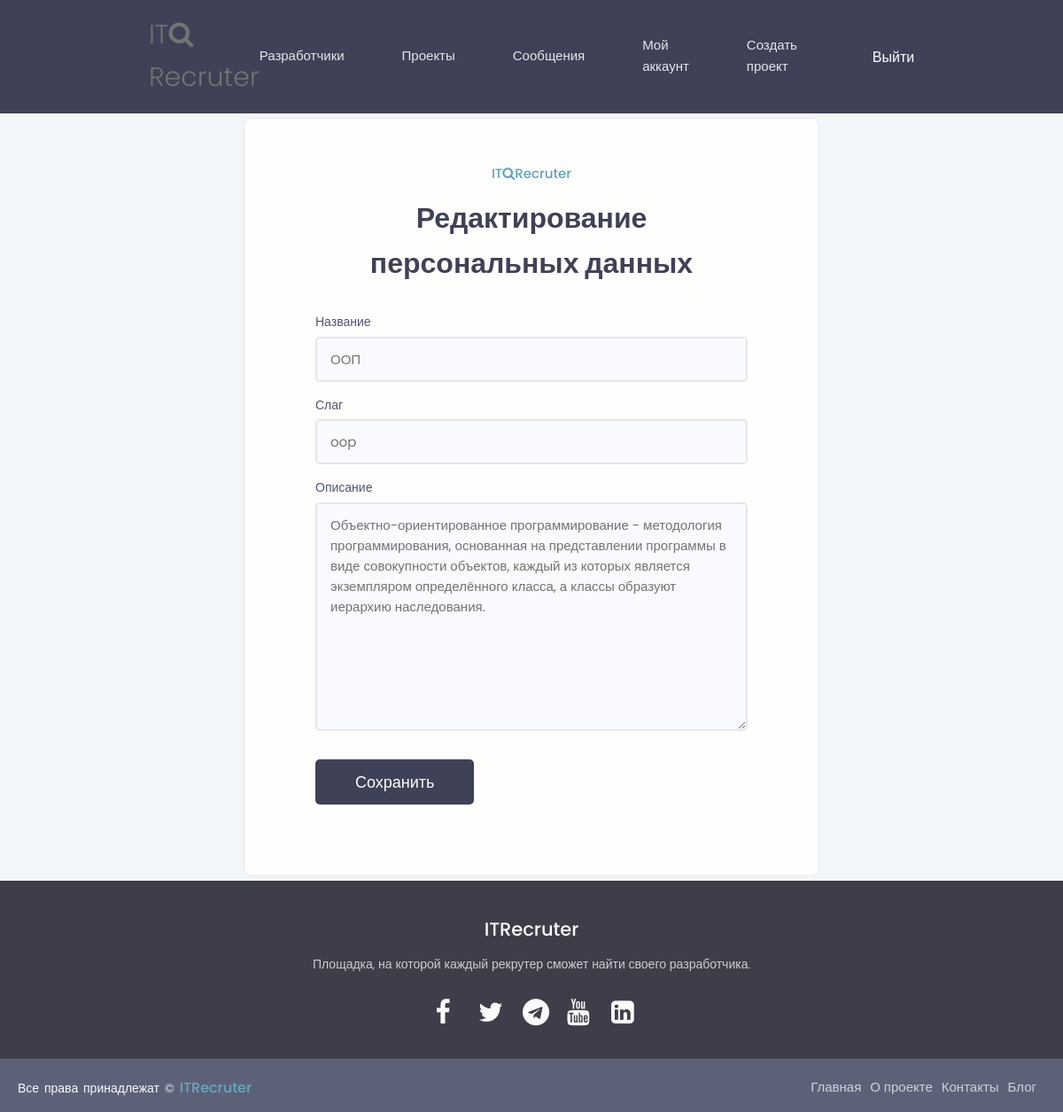
The app's page /update-skill/oop (signed in) with its own data.
### users/models.py (models this page shows, shortened)
class Skill(models.Model):
    name = models.CharField(max_length=50, blank=True, null=True)
    slug = models.SlugField()
    description = models.TextField(null=True, blank=True)
    created_at = models.DateTimeField(auto_now_add=True)
    id = models.UUIDField(default=uuid.uuid4, primary_key=True, unique=True, editable=False)
    class Meta:
        verbose_name = 'Навык'
        verbose_name_plural = 'Навыки'

### users/views.py (the view, shortened to what this page needs)
# urls.py: path('update-skill/<slug:skill_slug>', login_required(UpdateSkillView.as_view(), login_url='/loginuser'), name='update-skill'),
class UpdateSkillView(View):
    def get(self, request, skill_slug):
        profile = request.user.profile
        skill = profile.skills.get(slug=skill_slug)
        skill_form = SkillForm(instance=skill)
        context = {'skill_form': skill_form, 'skill_slug': skill_slug}
        return render(request, 'profiles/skill-form.html', context=context)

### users/forms.py
class SkillForm(forms.ModelForm):
    def __init__(self, *args, **kwargs):
        super().__init__(*args, **kwargs)
        self.fields['name'].widget.attrs.update({'class': 'input input--text'})
        self.fields['slug'].widget.attrs.update({'class': 'input input--text', 'placeholder': 'Название транслитом прописными символами'})
        self.fields['description'].widget.attrs. update({'class': 'input input--text'})
    class Meta:
        model = Skill
        fields = [
            'name',
            'slug',
            'description',
        ]
        labels = {
            'name': 'Название',
            'slug': 'Слаг',
            'description': 'Описание',
        }

### templates/profiles/skill-form.html (shortened to what this page needs)
{% extends 'base.html' %}
{% load static %}
{% block content %}
<div class="auth">
    <div class="card">
        <div class="auth__header text-center">
            <a href="{% url 'users' %}">IT<i class="fa fa-search"></i>Recruter</a>
            <h3>Редактирование персональных данных</h3>
        </div>
        <form method="POST" class="form auth__form">
            {% for field in skill_form %}
            <div class="form__field">
                <label for="formInput#text">{{ field.label }}</label>
                    {{ field }}
            </div>
            {% endfor %}
            <div class="auth__actions">
                <input class="btn btn--sub btn--lg" type="submit" value="Сохранить" />
            </div>
        </form>
    </div>
</div>
{% endblock content %}

### static/styles/main.css (style rules this page uses)
* { margin: 0; padding: 0; box-sizing: border-box; }
:root { --color-sub: #2d2d39; }
.btn--sub { background-color: var(--color-sub-light); }
.card { border: 2px solid var(--color-light); }
.auth { width: 100%; position: relative; z-index: 1; background: transparent; display: flex; justify-content: center; align-items: center; }
.auth::after { z-index: -1; opacity: 0.1; content: ''; display: block; position: fixed; top: 0; left: 0; bottom: 0; right: 0; background: #cfd2d6; }
.auth > .card { padding: 3rem 4rem; width: 95%; max-width: 65rem; }
@media screen and (min-width: 650px) { .auth > .card { padding: 5rem 8rem; width: 95%; max-width: 65rem; } }
.auth__header h3 { color: var(--color-sub); font-weight: 700; margin-top: 1rem; }
.auth__form { margin: 3rem 0; }
.auth .auth__form label, .auth .auth__alternative p { font-size: 1.4rem; font-weight: 500; color: var(--color-sub-light); }
.auth .auth__actions { display: flex; justify-content: space-between; align-items: center; margin: 2.5rem 0; }

### static/styles/modules/_variables.css (style rules this page uses)
:root { --color-main: #5aa5b9; --color-main-light: #e6faff; --color-sub: #3f4156; --color-sub-light: #51546e; --color-sub-lighter: #ededfd; --color-text: #737373; --color-gray: #8b8b8b; --color-light: #e5e7eb; --color-light-gray: #767676; --color-bg: #f8fafd; --color-white: #fffefd; --color-white-light: #f3f3f3; --color-success: #359e64; --color-success-bg: #def8e8; --color-error: #fc4b0b; --color-error-bg: #fff2ee; --font-base: 'Poppins', arial, helvetica, 'Segoe UI', roboto, ubuntu, sans-serif; --font-monospace: 'Fira Code', 'Courier New', courier, monospace; --font-regular: 300; --font-medium: 500; --font-bold: 700; --generic-shadow: 1px 1px 5px #00000010; --generic-transition: all 0.3s ease-in-out; }

### static/styles/modules/_base.css (style rules this page uses)
* { margin: 0; padding: 0; box-sizing: border-box; text-rendering: optimizeLegibility; color: inherit; font-size: inherit; }
html { font-size: 50%; }
@media only screen and (min-width: 480px) { html { font-size: 56.25%; } }
@media only screen and (min-width: 1200px) { html { font-size: 62.5%; } }
body { line-height: 1.6; font-weight: 400; font-size: 1.5rem; color: var(--color-text); background-color: var(--color-bg); min-height: 100vh; }

### static/styles/modules/_typography.css (style rules this page uses)
* { font-family: var(--font-base); }
h3 { font-size: 3.2rem; font-weight: var(--font-medium); }
a { padding-bottom: 2px; text-decoration: none; display: inline-block; color: var(--color-main); font-weight: var(--font-medium); }

### static/styles/modules/_utilities.css (style rules this page uses)
.text-center { text-align: center; }

### static/styles/modules/_button.css (style rules this page uses)
.btn { display: inline-block; position: relative; cursor: pointer; background-color: var(--color-light); font-weight: var(--font-medium); color: var(--color-sub); text-decoration: none; padding: 1rem 2rem; border-radius: 0.5rem; border: none; width: -webkit-fit-content; width: -moz-fit-content; width: fit-content; height: -webkit-fit-content; height: -moz-fit-content; height: fit-content; font-size: 1.6rem; outline-width: 0; outline-color: transparent; -webkit-backface-visibility: hidden; backface-visibility: hidden; transition: all 0.3s ease-in-out; }
.btn--sub { background-color: var(--color-sub); color: var(--color-white); }
.btn--lg { font-size: 1.8rem; padding: 1.2rem 4.5rem; }

### static/styles/modules/_card.css (style rules this page uses)
.card { border-radius: 1rem; background-color: var(--color-white); border: 1.5px solid var(--color-light); width: auto; height: auto; margin-top: 0.5rem; margin-bottom: 0.5rem; overflow: hidden; }

### static/styles/modules/_form.css (style rules this page uses)
.form { display: block; }
.form__field { margin-top: 1.5rem; margin-bottom: 1.5rem; }
.form__label, .form__field > label { display: block; margin-bottom: 0.5rem; color: var(--color-text); }
input.input[type='text'], input.input[type='url'], input.input[type='email'], input.input[type='password'], input.input[type='number'], select.input, textarea.input { min-width: 24rem; width: 100%; padding: 1.2rem 1.5rem; border-radius: 0.5rem; border: 2px solid var(--color-light); transition: all 0.3s ease-in-out; background-color: var(--color-bg); }

### records on screen
Skill: skill_form "ООП" "oop" "Объектно-ориентированное программирование - методология программирования, основанная на представлении программы в виде совокупности объектов, каждый из которых является экземпляром определённого класса, а классы образуют иерархию наследования."

### other values on screen
{{ field.label }} "Название" "Слаг" "Описание"
